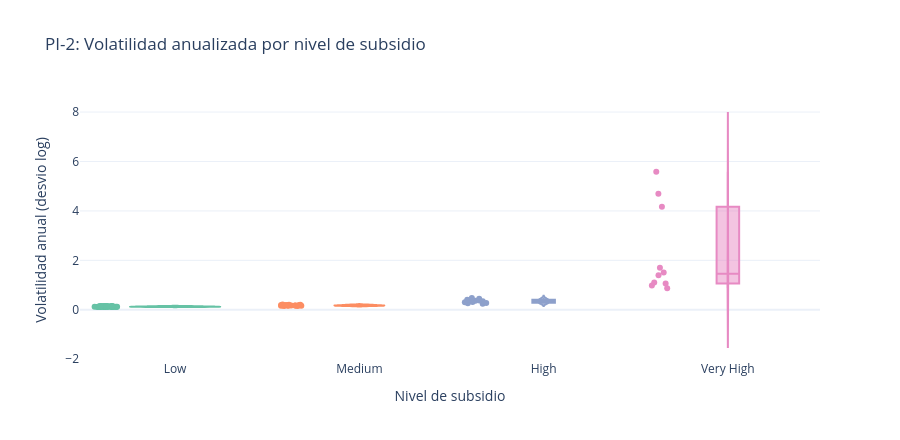

Write notebook code for a chart like this one.
### Code cell
fig = px.violin(vol_por_pais, x='subsidy_level', y='vol_anual',
                color='subsidy_level', category_orders={'subsidy_level': SUBSIDY_ORDER},
                box=True, points='all',
                color_discrete_sequence=COLOR_SEQ,
                template=TEMPLATE,
                title='PI-2: Volatilidad anualizada por nivel de subsidio',
                labels={'vol_anual':'Volatilidad anual (desvio log)','subsidy_level':'Nivel de subsidio'})
fig.update_layout(height=440, showlegend=False)
fig.show()

### Figure 1 — Plotly figure (JSON) as saved in the notebook; plotly's stock layout.template omitted (floating-point values rounded to 4 significant figures)
{"data": [{"alignmentgroup": "True", "box": {"visible": true}, "hovertemplate": "Nivel de subsidio=%{x}<br>Volatilidad anual (desvio log)=%{y}<extra></extra>", "legendgroup": "Low", "marker": {"color": "rgb(102,194,165)"}, "name": "Low", "offsetgroup": "Low", "orientation": "v", "points": "all", "scalegroup": "True", "showlegend": true, "type": "violin", "x": ["Low", "Low", "Low", "Low", "Low", "Low", "Low", "Low", "Low", "Low", "Low", "Low", "Low", "Low", "Low", "Low", "Low", "Low", "Low", "Low", "Low", "Low", "Low", "Low", "Low", "Low", "Low", "Low", "Low", "Low", "Low", "Low", "Low", "Low", "Low", "Low", "Low", "Low", "Low", "Low", "Low", "Low", "Low", "Low"], "x0": " ", "xaxis": "x", "y": [0.1284, 0.1301, 0.1206, 0.1488, 0.1355, 0.1318, 0.1296, 0.1214, 0.1217, 0.1262, 0.1229, 0.1467, 0.1253, 0.1183, 0.122, 0.1225, 0.1218, 0.1283, 0.1437, 0.1382, 0.1462, 0.1512, 0.1221, 0.1254, 0.1176, 0.1479, 0.1381, 0.1258, 0.1368, 0.1398, 0.1187, 0.1415, 0.1274, 0.1248, 0.1183, 0.1255, 0.1351, 0.1544, 0.1316, 0.1363, 0.1212, 0.1431, 0.1431, 0.1342], "y0": " ", "yaxis": "y"}, {"alignmentgroup": "True", "box": {"visible": true}, "hovertemplate": "Nivel de subsidio=%{x}<br>Volatilidad anual (desvio log)=%{y}<extra></extra>", "legendgroup": "Medium", "marker": {"color": "rgb(252,141,98)"}, "name": "Medium", "offsetgroup": "Medium", "orientation": "v", "points": "all", "scalegroup": "True", "showlegend": true, "type": "violin", "x": ["Medium", "Medium", "Medium", "Medium", "Medium", "Medium", "Medium", "Medium", "Medium", "Medium", "Medium", "Medium", "Medium", "Medium", "Medium", "Medium", "Medium", "Medium"], "x0": " ", "xaxis": "x", "y": [0.2066, 0.1561, 0.2104, 0.171, 0.1905, 0.2003, 0.1503, 0.1759, 0.1894, 0.1609, 0.1742, 0.1751, 0.1648, 0.1715, 0.1972, 0.171, 0.1646, 0.1856], "y0": " ", "yaxis": "y"}, {"alignmentgroup": "True", "box": {"visible": true}, "hovertemplate": "Nivel de subsidio=%{x}<br>Volatilidad anual (desvio log)=%{y}<extra></extra>", "legendgroup": "High", "marker": {"color": "rgb(141,160,203)"}, "name": "High", "offsetgroup": "High", "orientation": "v", "points": "all", "scalegroup": "True", "showlegend": true, "type": "violin", "x": ["High", "High", "High", "High", "High", "High", "High", "High", "High", "High", "High", "High"], "x0": " ", "xaxis": "x", "y": [0.4782, 0.4023, 0.443, 0.2666, 0.4093, 0.2478, 0.3026, 0.344, 0.3136, 0.3785, 0.3707, 0.274], "y0": " ", "yaxis": "y"}, {"alignmentgroup": "True", "box": {"visible": true}, "hovertemplate": "Nivel de subsidio=%{x}<br>Volatilidad anual (desvio log)=%{y}<extra></extra>", "legendgroup": "Very High", "marker": {"color": "rgb(231,138,195)"}, "name": "Very High", "offsetgroup": "Very High", "orientation": "v", "points": "all", "scalegroup": "True", "showlegend": true, "type": "violin", "x": ["Very High", "Very High", "Very High", "Very High", "Very High", "Very High", "Very High", "Very High", "Very High", "Very High"], "x0": " ", "xaxis": "x", "y": [1.705, 1.396, 5.583, 1.514, 1.069, 4.168, 1.1, 0.9806, 0.8743, 4.692], "y0": " ", "yaxis": "y"}], "layout": {"height": 440, "legend": {"title": {"text": "Nivel de subsidio"}, "tracegroupgap": 0}, "showlegend": false, "title": {"text": "PI-2: Volatilidad anualizada por nivel de subsidio"}, "violinmode": "overlay", "xaxis": {"anchor": "y", "categoryarray": ["Low", "Medium", "High", "Very High"], "categoryorder": "array", "domain": [0, 1], "title": {"text": "Nivel de subsidio"}}, "yaxis": {"anchor": "x", "domain": [0, 1], "title": {"text": "Volatilidad anual (desvio log)"}}}}
